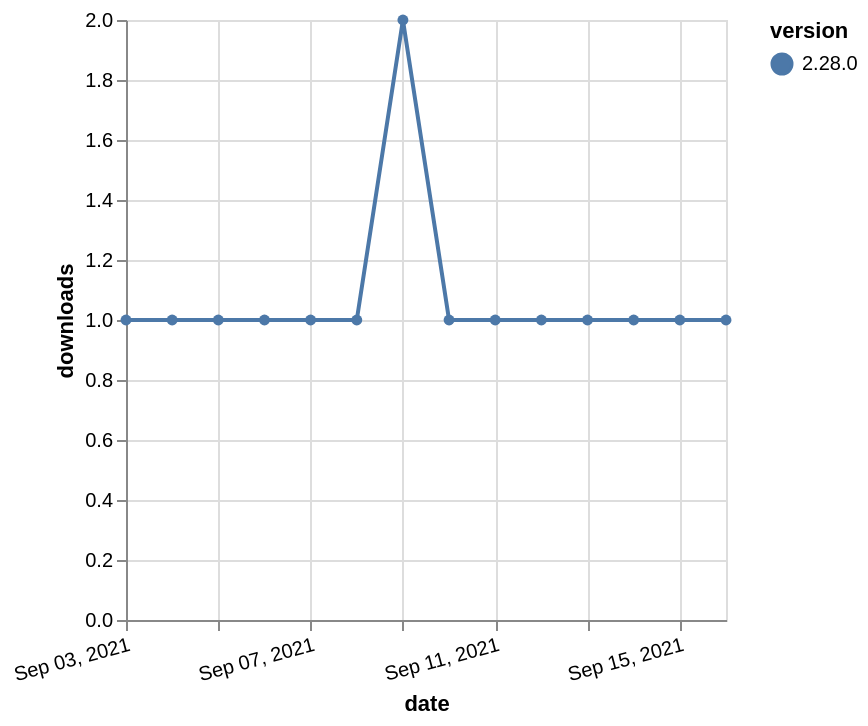

Specify this chart in Vega-Lite:
### Vega-Lite specification from a JSON file in a GitHub repository (floating-point values rounded to 4 significant figures)
{"$schema": "https://vega.github.io/schema/vega-lite/v5.json", "description": "A simple bar chart with embedded data.", "data": {"values": [{"date": "2021-09-03", "total": 249, "delta": 1, "version": "2.28.0"}, {"date": "2021-09-04", "total": 250, "delta": 1, "version": "2.28.0"}, {"date": "2021-09-05", "total": 251, "delta": 1, "version": "2.28.0"}, {"date": "2021-09-06", "total": 252, "delta": 1, "version": "2.28.0"}, {"date": "2021-09-07", "total": 253, "delta": 1, "version": "2.28.0"}, {"date": "2021-09-08", "total": 254, "delta": 1, "version": "2.28.0"}, {"date": "2021-09-09", "total": 256, "delta": 2, "version": "2.28.0"}, {"date": "2021-09-10", "total": 257, "delta": 1, "version": "2.28.0"}, {"date": "2021-09-11", "total": 258, "delta": 1, "version": "2.28.0"}, {"date": "2021-09-12", "total": 259, "delta": 1, "version": "2.28.0"}, {"date": "2021-09-13", "total": 260, "delta": 1, "version": "2.28.0"}, {"date": "2021-09-14", "total": 261, "delta": 1, "version": "2.28.0"}, {"date": "2021-09-15", "total": 262, "delta": 1, "version": "2.28.0"}, {"date": "2021-09-16", "total": 263, "delta": 1, "version": "2.28.0"}]}, "width": "container", "mark": {"type": "line", "point": {"filled": true}}, "encoding": {"x": {"field": "date", "type": "temporal", "timeUnit": "yearmonthdate", "title": "date", "axis": {"labelAngle": -15}}, "y": {"field": "delta", "type": "quantitative", "title": "downloads"}, "color": {"field": "version", "type": "nominal"}, "tooltip": {"field": "delta"}}}
